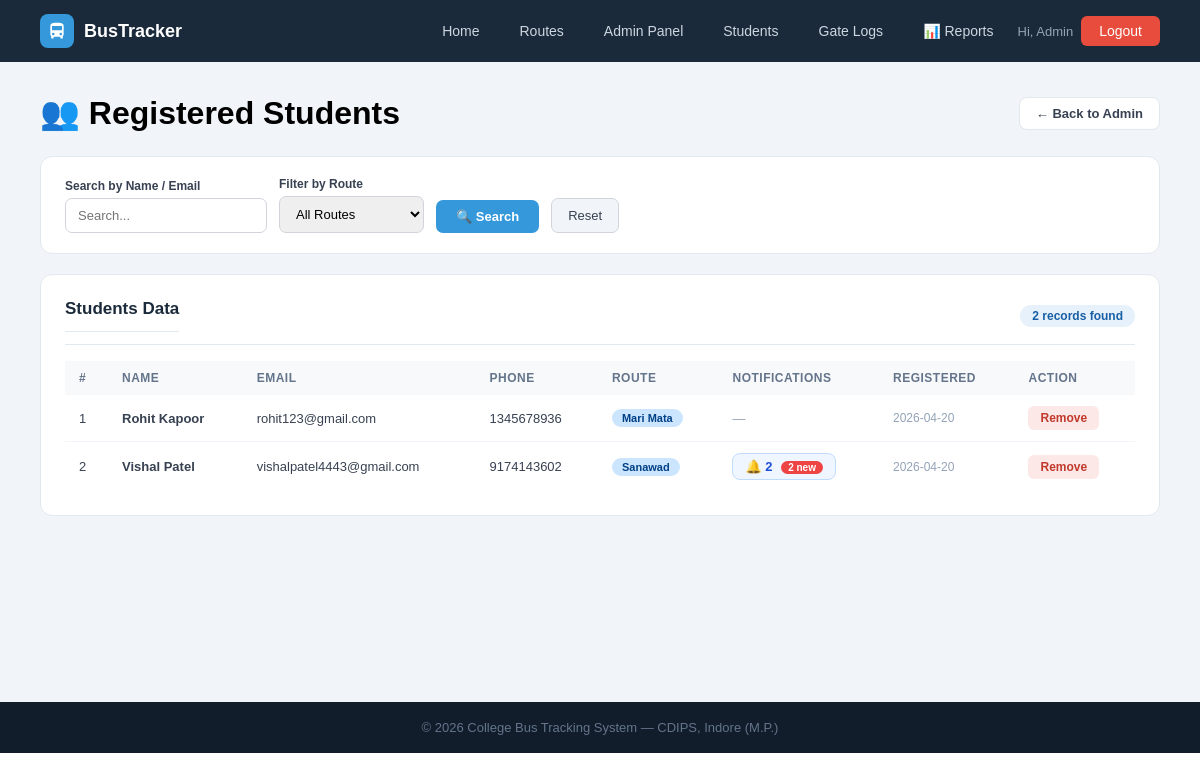
Page /admin/students (signed in) on the earlier database version.
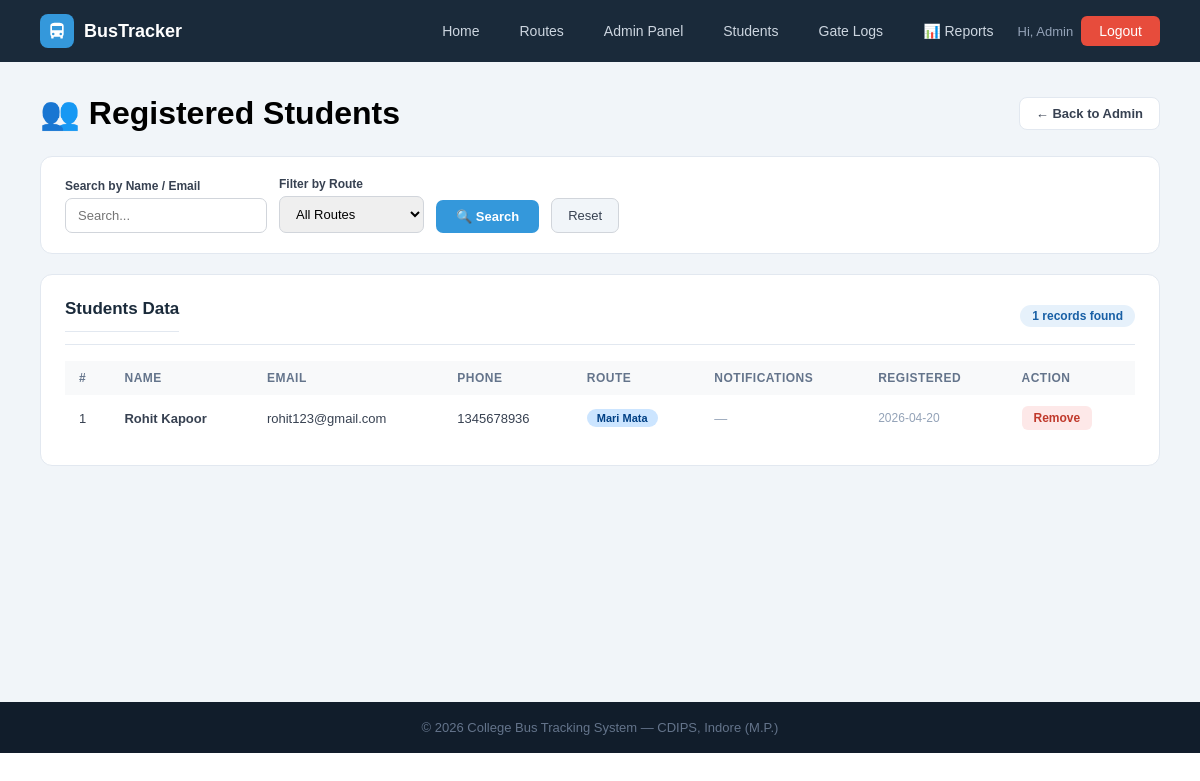
Same page on the later database version.
### tables this page shows
CREATE TABLE users (
        id INTEGER PRIMARY KEY AUTOINCREMENT,
        name TEXT NOT NULL, email TEXT UNIQUE NOT NULL,
        password TEXT NOT NULL, role TEXT DEFAULT 'student',
        phone TEXT, route_id INTEGER,
        created_at TIMESTAMP DEFAULT CURRENT_TIMESTAMP);

CREATE TABLE routes (
        id INTEGER PRIMARY KEY AUTOINCREMENT,
        route_name TEXT NOT NULL, bus_id INTEGER,
        start_point TEXT, end_point TEXT,
        departure_time TEXT, arrival_time TEXT, stops TEXT, original_bus_id INTEGER,
        FOREIGN KEY(bus_id) REFERENCES buses(id));

### app.py (the view)
@app.route('/admin/students')
@admin_required
def students_list():
    search=request.args.get('search',''); route_filter=request.args.get('route','')
    db=get_db()
    q = "SELECT u.*,r.route_name FROM users u LEFT JOIN routes r ON u.route_id=r.id WHERE u.role='student'"
    params=[]
    if search:
        q+=" AND (u.name LIKE ? OR u.email LIKE ?)"; params+=[f'%{search}%',f'%{search}%']
    if route_filter:
        q+=" AND u.route_id=?"; params.append(route_filter)
    q+=" ORDER BY u.created_at DESC"
    students=db.execute(q,params).fetchall()
    routes=db.execute("SELECT * FROM routes").fetchall()
    student_ids = [s['id'] for s in students]
    notif_map = {}
    if student_ids:
        placeholders = ','.join('?' * len(student_ids))
        all_notifs = db.execute(
            f"SELECT * FROM notifications WHERE user_id IN ({placeholders}) ORDER BY created_at DESC",
            student_ids
        ).fetchall()
        for n in all_notifs:
            uid = n['user_id']
            if uid not in notif_map:
                notif_map[uid] = []
            notif_map[uid].append(n)
    notif_data = {
        str(uid): [
            {
                'msg': n['message'],
                'time': n['created_at'][:16] if n['created_at'] else '',
                'read': bool(n['is_read'])
            }
            for n in notif_map.get(uid, [])
        ]
        for uid in notif_map
    }
    student_names = {str(s['id']): s['name'] for s in students}
    db.close()
    return render_template('students.html', students=students, routes=routes,
                           search=search, route_filter=route_filter,
                           notif_map=notif_map,
                           notif_data=notif_data,
                           student_names=student_names)

### app.py (called while the page is built, shortened)
def get_db():
    conn = sqlite3.connect(DB)
    conn.row_factory = sqlite3.Row
    return conn

def admin_required(f):
    @wraps(f)
    def dec(*a, **kw):
        if 'admin' not in session:
            flash('Admin access required.', 'error')
            return redirect(url_for('admin_login'))
        return f(*a, **kw)
    return dec

@app.context_processor
def inject_notifications():
    return dict(notifications=[], unread_count=0)

### templates/students.html (shortened to what this page needs)
{% extends "base.html" %}
{% block content %}
<div class="page">
    <div class="page-header-row">
        <h1>👥 Registered Students</h1>
        <a href="{{ url_for('admin_dashboard') }}" class="back-btn">← Back to Admin</a>
    </div>
    <div class="search-bar">
        <form method="GET" action="{{ url_for('students_list') }}">
            <div class="fg">
                <label>Search by Name / Email</label>
                <input type="text" name="search" placeholder="Search..." value="{{ search }}">
            </div>
            <div class="fg">
                <label>Filter by Route</label>
                <select name="route">
                    <option value="">All Routes</option>
                </select>
            </div>
            <button type="submit" class="btn-search">🔍 Search</button>
            <a href="{{ url_for('students_list') }}" class="btn-clear">Reset</a>
        </form>
    </div>
    <div class="panel">
        <div class="panel-header">
            <h2>Students Data</h2>
            <span class="count-badge">{{ students|length }} records found</span>
        </div>
        <table>
            <thead>
                <tr>
                    <th>#</th><th>Name</th><th>Email</th><th>Phone</th>
                    <th>Route</th><th>Notifications</th><th>Registered</th><th>Action</th>
                </tr>
            </thead>
            <tbody>
            {% for s in students %}
            {% set s_notifs = notif_map.get(s.id, []) %}
            {% set unread = s_notifs | selectattr('is_read', 'equalto', 0) | list | length %}
            <tr>
                <td>{{ loop.index }}</td>
                <td><b>{{ s.name }}</b></td>
                <td>{{ s.email }}</td>
                <td>{{ s.phone or '—' }}</td>
                <td>
                    {% if s.route_name %}
                    <span class="badge badge-blue">{{ s.route_name }}</span>
                    {% else %}
                    <span class="badge badge-gray">Not Assigned</span>
                    {% endif %}
                </td>
                <td>
                    {% if s_notifs %}
                    <button class="notif-view-btn" onclick="showNotifs('{{ s.id }}')">
                        🔔 {{ s_notifs|length }}
                        {% if unread > 0 %}<span class="unread-dot">{{ unread }} new</span>{% endif %}
                    </button>
                    {% else %}
                    <span style="color:#94a3b8;font-size:13px;">—</span>
                    {% endif %}
                </td>
                <td style="font-size:12px;color:#94a3b8">{{ s.created_at[:10] if s.created_at else '—' }}</td>
                <td><a href="{{ url_for('delete_student', uid=s.id) }}" class="btn-sm btn-danger">Remove</a></td>
            </tr>
            {% else %}
            <tr><td colspan="8" style="text-align:center;color:#94a3b8;padding:32px">No students found.</td></tr>
            {% endfor %}
            </tbody>
        </table>
    </div>
</div>
{% endblock %}

### templates/base.html (shortened to what this page needs)
<!DOCTYPE html>
<html lang="en">
<head>
    <link rel="stylesheet" href="{{ url_for('static', filename='css/style.css') }}">
</head>
<body>
<nav>
    <div class="nav-logo">
        <div class="nav-logo-icon">
            <svg viewBox="0 0 24 24"><path d="M4 16c0 .88.39 1.67 1 2.22V20a1 1 0 001 1h1a1 1 0 001-1v-1h8v1a1 1 0 001 1h1a1 1 0 001-1v-1.78c.61-.55 1-1.34 1-2.22V6c0-3.5-3.58-4-8-4S4 2.5 4 6v10zm3.5 1a1.5 1.5 0 110-3 1.5 1.5 0 010 3zm9 0a1.5 1.5 0 110-3 1.5 1.5 0 010 3zM6 6h12v5H6V6z"/></svg>
        </div>
        <span>BusTracker</span>
    </div>
    <div class="nav-links">
        <a href="{{ url_for('home') }}">Home</a>
        <a href="{{ url_for('routes_page') }}">Routes</a>
        {% if 'admin' in session or 'student' in session %}
            {% if 'admin' in session %}
                <a href="{{ url_for('admin_dashboard') }}">Admin Panel</a>
                <a href="{{ url_for('students_list') }}">Students</a>
                <a href="{{ url_for('gate_logs_page') }}">Gate Logs</a>
                <a href="{{ url_for('admin_reports') }}">📊 Reports</a>
            {% endif %}
            <span style="color:#94a3b8;font-size:13px">
                Hi,
                {% if 'admin' in session %}
                {{ session['admin']['name'] }}
                {% else %}
                {{ session['student']['name'] }}
                {% endif %}
            </span>
            {% if 'admin' in session %}
            <a href="/logout/admin" class="btn-danger">Logout</a>
            {% else %}
            <a href="/logout/student" class="btn-danger">Logout</a>
            {% endif %}
        {% endif %}
    </div>
</nav>
{% block content %}{% endblock %}
<footer><p>© 2026 College Bus Tracking System — CDIPS, Indore (M.P.)</p></footer>
</body>
</html>

### static/css/style.css (style rules this page uses)
* { margin: 0; padding: 0; box-sizing: border-box; font-family: Arial, sans-serif; }
a { text-decoration: none; }
nav { display: flex; justify-content: space-between; align-items: center; padding: 14px 40px; background: #1a2a3a; position: sticky; top: 0; z-index: 100; }
.nav-logo { display: flex; align-items: center; gap: 10px; }
.nav-logo-icon { width: 34px; height: 34px; background: #3498db; border-radius: 8px; display: flex; align-items: center; justify-content: center; }
.nav-logo-icon svg { width: 20px; height: 20px; fill: white; }
.nav-logo span { color: white; font-size: 18px; font-weight: bold; }
.nav-links { display: flex; gap: 8px; align-items: center; }
.nav-links a { color: #cdd6e0; font-size: 14px; padding: 7px 16px; border-radius: 6px; transition: background .2s; }
.nav-links .btn-danger { background: #e74c3c; color: white; padding: 7px 18px; border-radius: 6px; }
footer { background: #111d2b; color: #64748b; text-align: center; padding: 18px; font-size: 13px; }
.badge { display: inline-block; padding: 3px 10px; border-radius: 20px; font-size: 11px; font-weight: bold; }
.badge-blue { background: #cce5ff; color: #004085; }
.btn-sm { padding: 5px 12px; border-radius: 6px; font-size: 12px; font-weight: bold; border: none; cursor: pointer; text-decoration: none; display: inline-block; }
.btn-sm.btn-danger { background: #fde8e8; color: #c0392b; }
.page { padding: 32px 40px; background: #f1f5f9; min-height: 80vh; }
.page-header-row { display: flex; justify-content: space-between; align-items: center; margin-bottom: 24px; flex-wrap: wrap; gap: 12px; }
.back-btn { background: white; border: 1px solid #e2e8f0; color: #374151; padding: 8px 16px; border-radius: 8px; font-size: 13px; font-weight: bold; }
.panel { background: white; border-radius: 12px; border: 1px solid #e2e8f0; padding: 24px; margin-bottom: 20px; }
.panel h2 { font-size: 17px; font-weight: bold; color: #1a2a3a; margin-bottom: 18px; padding-bottom: 12px; border-bottom: 1px solid #e2e8f0; }
table { width: 100%; border-collapse: collapse; font-size: 13px; }
th { background: #f8f9fa; padding: 10px 14px; text-align: left; font-size: 12px; color: #64748b; text-transform: uppercase; letter-spacing: .5px; font-weight: 600; }
td { padding: 11px 14px; border-bottom: 1px solid #f1f5f9; color: #374151; }
tr:last-child td { border-bottom: none; }
.fg label { display: block; font-size: 12px; font-weight: bold; color: #374151; margin-bottom: 5px; }
.fg input, .fg select { width: 100%; padding: 9px 12px; border: 1px solid #d1d5db; border-radius: 7px; font-size: 13px; outline: none; }
.search-bar { background: white; border-radius: 12px; border: 1px solid #e2e8f0; padding: 20px 24px; margin-bottom: 20px; }
.search-bar form { display: flex; gap: 12px; flex-wrap: wrap; align-items: flex-end; }
.btn-search { background: #3498db; color: white; padding: 9px 20px; border: none; border-radius: 7px; font-size: 13px; font-weight: bold; cursor: pointer; }
.btn-clear { background: #f1f5f9; color: #374151; padding: 9px 16px; border: 1px solid #d1d5db; border-radius: 7px; font-size: 13px; }
.panel-header { display: flex; justify-content: space-between; align-items: center; margin-bottom: 16px; padding-bottom: 12px; border-bottom: 1px solid #e2e8f0; }
.panel-header h2 { font-size: 17px; font-weight: bold; color: #1a2a3a; margin: 0; }
.count-badge { background: #e6f1fb; color: #185fa5; padding: 4px 12px; border-radius: 20px; font-size: 12px; font-weight: bold; }

Differences in the rows shown:
removed users: name "Vishal Patel", email "vishalpatel4443@gmail.com", phone "9174143602", route_name "Sanawad", s_notifs "2", unread "2", created_at "2026-04-20"
Other differences:
{{ students|length }}: "2" → "1"
